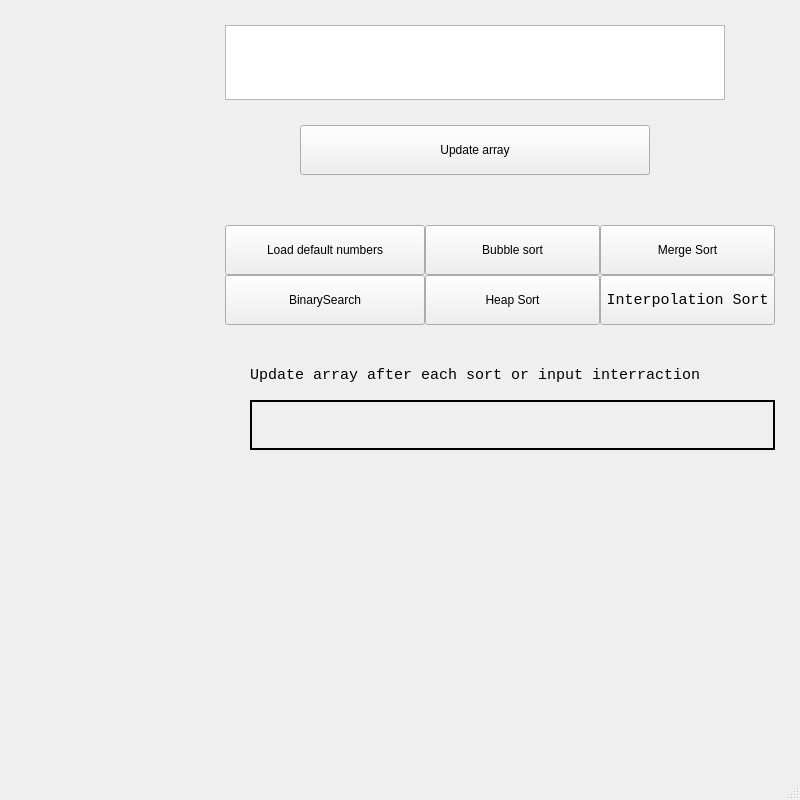
<?xml version="1.0" encoding="UTF-8"?>
<ui version="4.0">
 <class>MainWindow</class>
 <widget class="QMainWindow" name="MainWindow">
  <property name="geometry">
   <rect>
    <x>0</x>
    <y>0</y>
    <width>800</width>
    <height>800</height>
   </rect>
  </property>
  <property name="windowTitle">
   <string>MainWindow</string>
  </property>
  <property name="styleSheet">
   <string notr="true">font: 11pt &quot;Monospace&quot;;</string>
  </property>
  <widget class="QWidget" name="centralwidget">
   <widget class="QPushButton" name="bubbleSortButton">
    <property name="geometry">
     <rect>
      <x>425</x>
      <y>225</y>
      <width>175</width>
      <height>50</height>
     </rect>
    </property>
    <property name="text">
     <string>Bubble sort</string>
    </property>
   </widget>
   <widget class="QPushButton" name="mergeSortButton">
    <property name="geometry">
     <rect>
      <x>600</x>
      <y>225</y>
      <width>175</width>
      <height>50</height>
     </rect>
    </property>
    <property name="text">
     <string>Merge Sort</string>
    </property>
   </widget>
   <widget class="QPushButton" name="binarySearchButton">
    <property name="geometry">
     <rect>
      <x>225</x>
      <y>275</y>
      <width>200</width>
      <height>50</height>
     </rect>
    </property>
    <property name="text">
     <string>BinarySearch</string>
    </property>
   </widget>
   <widget class="QPlainTextEdit" name="arrayTextEdit">
    <property name="geometry">
     <rect>
      <x>225</x>
      <y>25</y>
      <width>500</width>
      <height>75</height>
     </rect>
    </property>
    <property name="autoFillBackground">
     <bool>true</bool>
    </property>
    <property name="backgroundVisible">
     <bool>false</bool>
    </property>
   </widget>
   <widget class="QWidget" name="verticalLayoutWidget">
    <property name="geometry">
     <rect>
      <x>20</x>
      <y>10</y>
      <width>191</width>
      <height>751</height>
     </rect>
    </property>
    <layout class="QVBoxLayout" name="verticalLayout">
     <property name="sizeConstraint">
      <enum>QLayout::SetDefaultConstraint</enum>
     </property>
    </layout>
   </widget>
   <widget class="QPushButton" name="heapsortButton">
    <property name="geometry">
     <rect>
      <x>425</x>
      <y>275</y>
      <width>175</width>
      <height>50</height>
     </rect>
    </property>
    <property name="text">
     <string>Heap Sort</string>
    </property>
   </widget>
   <widget class="QPushButton" name="sortBu">
    <property name="geometry">
     <rect>
      <x>300</x>
      <y>125</y>
      <width>350</width>
      <height>50</height>
     </rect>
    </property>
    <property name="text">
     <string>Update array</string>
    </property>
   </widget>
   <widget class="QPushButton" name="pushButton">
    <property name="geometry">
     <rect>
      <x>225</x>
      <y>225</y>
      <width>200</width>
      <height>50</height>
     </rect>
    </property>
    <property name="text">
     <string>Load default numbers</string>
    </property>
   </widget>
   <widget class="QLabel" name="label">
    <property name="geometry">
     <rect>
      <x>225</x>
      <y>350</y>
      <width>500</width>
      <height>50</height>
     </rect>
    </property>
    <property name="font">
     <font>
      <family>Monospace</family>
      <pointsize>11</pointsize>
      <italic>false</italic>
      <bold>false</bold>
     </font>
    </property>
    <property name="text">
     <string>Update array after each sort or input interraction</string>
    </property>
    <property name="alignment">
     <set>Qt::AlignCenter</set>
    </property>
   </widget>
   <widget class="QPushButton" name="interpolationSortButton">
    <property name="geometry">
     <rect>
      <x>600</x>
      <y>275</y>
      <width>175</width>
      <height>50</height>
     </rect>
    </property>
    <property name="font">
     <font>
      <family>Monospace</family>
      <pointsize>11</pointsize>
      <italic>false</italic>
      <bold>false</bold>
     </font>
    </property>
    <property name="text">
     <string>Interpolation Sort</string>
    </property>
   </widget>
   <widget class="QLabel" name="labelIndex">
    <property name="geometry">
     <rect>
      <x>250</x>
      <y>400</y>
      <width>525</width>
      <height>50</height>
     </rect>
    </property>
    <property name="font">
     <font>
      <family>Monospace</family>
      <pointsize>11</pointsize>
      <italic>false</italic>
      <bold>false</bold>
     </font>
    </property>
    <property name="frameShape">
     <enum>QFrame::WinPanel</enum>
    </property>
    <property name="text">
     <string/>
    </property>
   </widget>
  </widget>
  <widget class="QMenuBar" name="menubar">
   <property name="geometry">
    <rect>
     <x>0</x>
     <y>0</y>
     <width>800</width>
     <height>23</height>
    </rect>
   </property>
  </widget>
  <widget class="QStatusBar" name="statusbar"/>
 </widget>
 <resources/>
 <connections/>
</ui>
